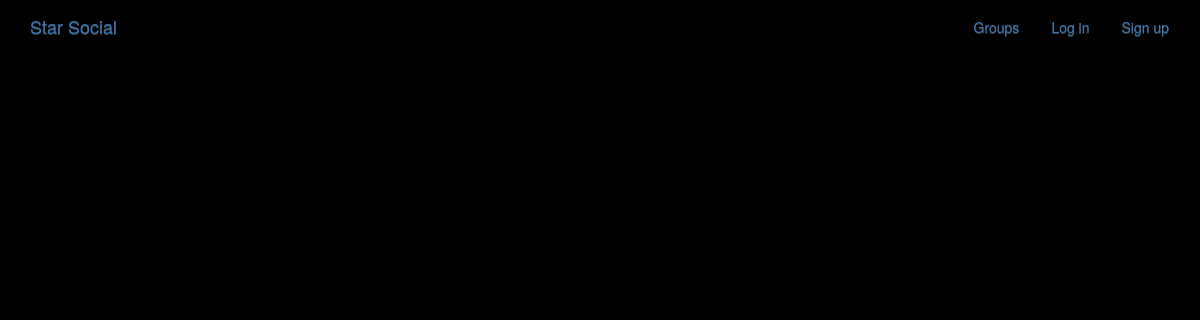
The app's page /posts/, older data.
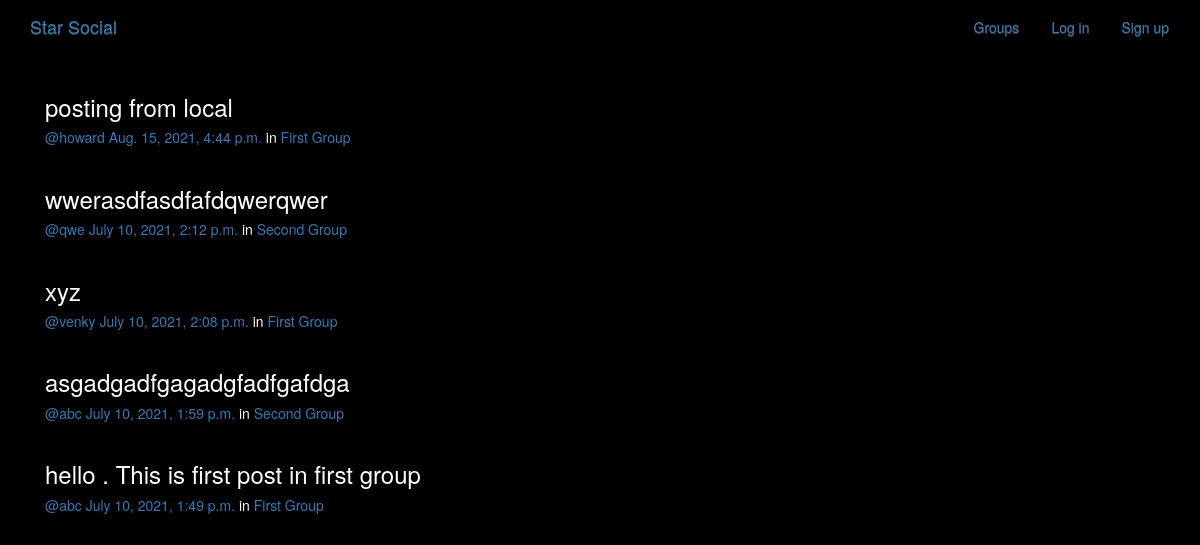
The same page, newer data.
### posts/models.py (models this page shows, shortened)
class Post(models.Model):
    user=models.ForeignKey(User,related_name='posts',on_delete=models.CASCADE)
    created_dt=models.DateTimeField(default=timezone.now)
    message=models.TextField()
    message_html=models.TextField(editable=False)
    group=models.ForeignKey(Group,related_name='posts',null=True,blank=True,on_delete=models.CASCADE)
    class Meta:
        ordering=['-created_dt']
        unique_together=['user','group']

### groups/models.py (models this page shows, shortened)
class Group(models.Model):
    name=models.CharField(max_length=255,unique=True)
    slug=models.SlugField(allow_unicode=True,unique=True)
    description=models.TextField(blank=True,default='')
    description_html=models.TextField(blank=True,default='',editable=False)
    members=models.ManyToManyField(User,through='Groupmember')
    class Meta:
        ordering=['name']

### posts/views.py (the view)
class PostList(SelectRelatedMixin,generic.ListView):
    model=models.Post
    select_related=('user','group')

### posts/templates/posts/post_list.html (shortened to what this page needs)
{% extends "posts/post_base.html" %}
{% load humanize %}
{% block post_content %}
<div class="col-md-8">
	{% for post in post_list %}
  {% include "posts/_post.html" %}
	{% endfor %}
</div>
{% endblock %}

### posts/templates/posts/_post.html (shortened to what this page needs)
<div class="post media">
	<h3>{{ post.message_html|safe }}</h3>
	<div class="media-body">
		<h5 class="media-heading">
			<span class="username"><a href="{% url 'posts:for_user' username=post.user.username %}">@{{ post.user.username }}</a></span>
			<time class="time"><a href="{% url 'posts:single' username=post.user.username pk=post.pk %}">{{ post.created_dt }}</a></time>
			{% if post.group %}
			<span class="group-name">in <a href="#">{{ post.group.name }}</a></span>
			{% endif %}
		</h5>
	</div>
</div>

Row changes from the older to the newer data that the page shows:
added Post: message_html "posting from local", user.username "howard", created_dt "Aug. 15, 2021, 4:44 p.m.", group.name "First Group"
added Post: message_html "wwerasdfasdfafdqwerqwer", user.username "qwe", created_dt "July 10, 2021, 2:12 p.m.", group.name "Second Group"
added Post: message_html "xyz", user.username "venky", created_dt "July 10, 2021, 2:08 p.m.", group.name "First Group"
added Post: message_html "asgadgadfgagadgfadfgafdga", user.username "abc", created_dt "July 10, 2021, 1:59 p.m.", group.name "Second Group"
added Post: message_html "hello . This is first post in first group", user.username "abc", created_dt "July 10, 2021, 1:49 p.m.", group.name "First Group"
